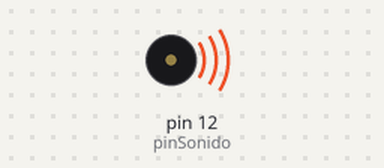
A sketch run on a simulated Arduino Uno, built with avr-gcc and run on an emulated ATmega328P. Shown: buzzer (waves = sounding).

Above: at 0.1 s.
At 5.1 s:
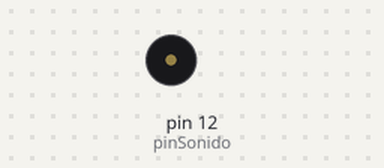
Timing chart, 0 to 6.6 s (numbered marks = the images above):
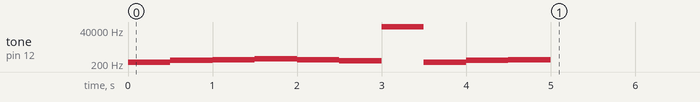

The sketch:

buzzer3.ino
```cpp
int pinSonido = 12;
int cantTonos = 10;
int tonos[] = {261, 349, 392, 440, 392, 330, -10, 261, 349, 392, -10, -10, 261, 349, 392, 440, 392, 330, -10, 330, 349, 330, 261, 261};

void setup() {
  for(int i = 0; i < cantTonos; i++){
    tone(pinSonido, tonos[i]);
    delay(500);
  }
  noTone(pinSonido);
}

void loop() {
}
```
